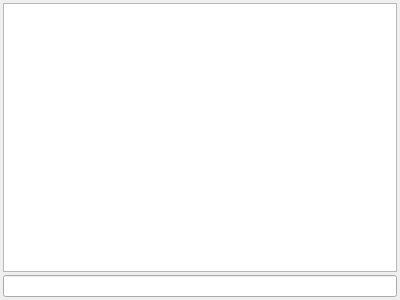
<?xml version="1.0" encoding="UTF-8"?>
<ui version="4.0">
 <class>Console</class>
 <widget class="QWidget" name="Console">
  <property name="geometry">
   <rect>
    <x>0</x>
    <y>0</y>
    <width>400</width>
    <height>300</height>
   </rect>
  </property>
  <property name="sizePolicy">
   <sizepolicy hsizetype="Preferred" vsizetype="Preferred">
    <horstretch>0</horstretch>
    <verstretch>0</verstretch>
   </sizepolicy>
  </property>
  <layout class="QVBoxLayout" name="verticalLayout">
   <property name="spacing">
    <number>3</number>
   </property>
   <property name="leftMargin">
    <number>3</number>
   </property>
   <property name="topMargin">
    <number>3</number>
   </property>
   <property name="rightMargin">
    <number>3</number>
   </property>
   <property name="bottomMargin">
    <number>3</number>
   </property>
   <item>
    <widget class="QPlainTextEdit" name="log_view">
     <property name="readOnly">
      <bool>true</bool>
     </property>
     <property name="maximumBlockCount">
      <number>10000</number>
     </property>
    </widget>
   </item>
   <item>
    <widget class="ConsoleLineEdit" name="command_field">
     <property name="toolTip">
      <string>Run Lua code to the quest</string>
     </property>
    </widget>
   </item>
  </layout>
 </widget>
 <customwidgets>
  <customwidget>
   <class>ConsoleLineEdit</class>
   <extends>QLineEdit</extends>
   <header>include/widgets/console_line_edit.h</header>
  </customwidget>
 </customwidgets>
 <resources/>
 <connections/>
</ui>
